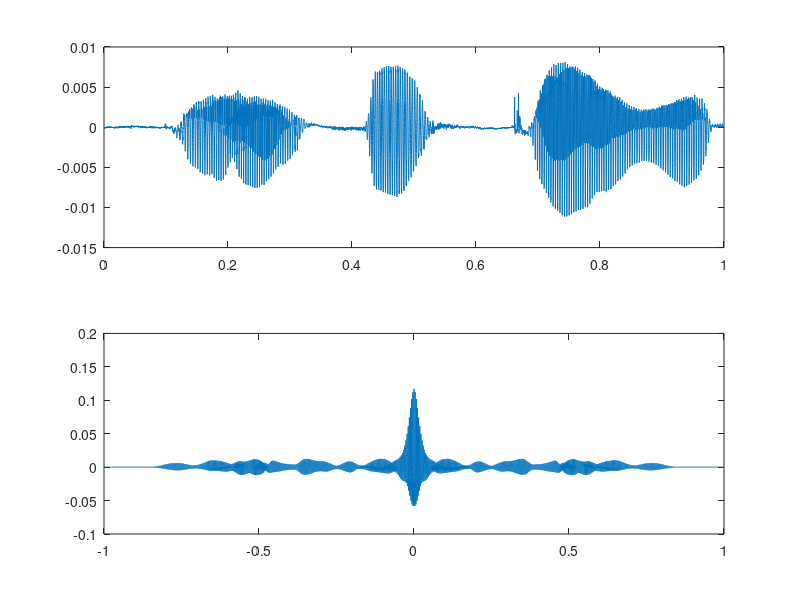

The MATLAB source for this figure:
clc; clear all; close all
load('parametrs.mat')
load('me_long.mat')
% figure(1); plot(speech);

% segment = speech(16000:27000);
segment = speech;
% figure(2); plot(segment)

figure(2); subplot(2,1,1);
plot([1:size(segment)]/Fs, segment)
% axis([0 0.65 -0.1 0.1]);

[cor,tau]=xcorr(segment);
subplot(2,1,2);
plot(tau/Fs,cor);
% axis([0 0.65 -1 3]);

%Vypocet zakladniho hlasivkoveho tonu:
[M, i] = max(cor); %M je max. hodnota, i je pak cislo vzorku pro tau = 0
[M, i] = max(cor((i+16) : length(cor) )); %hleda od kmitoctu < 1kHz
T0 = (i+16)/Fs
F0 = 1/T0
% 
% 
% cor((length(tau)+1)/2) %hodnota corelacni funkce pro tau=0
% maxk(cor,10) %hledani max. zacina od tau=0.05s (20Hz)  
% 
% 
% figure(1111)
% plot(tau,cor);